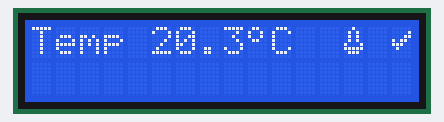
This program was run on a simulated Raspberry Pi (BCM pin numbers). Shown: 16×2 character LCD. Random numbers come from a fixed seed.

Above: at 0.18 s.
At 7.28 s:
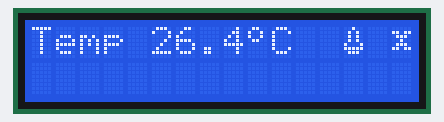
At 14.63 s:
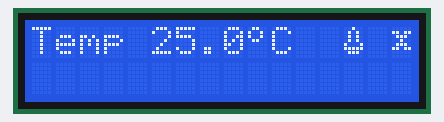
At 21.74 s:
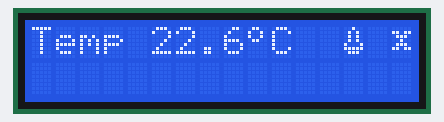
At 28.96 s:
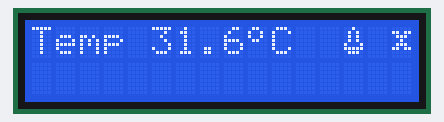
At 39.87 s:
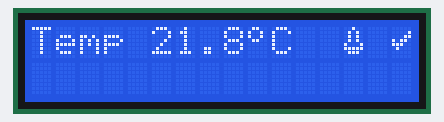

Measured:
- what the display in image 4 shows lasts 0.5 s, from 28.7 s to 29.2 s

The program:

Thermometer.py
```python
import os
import sys
import time
import board
import busio
import random
import adafruit_character_lcd.character_lcd_rgb_i2c as character_lcd
from optparse import OptionParser


class Thermometer:

	def __init__(self, verboseFlag):
		self.verbose     = verboseFlag
		self.sleepTime   = 0.2
		lcd_columns      = 16
		lcd_rows         = 2
		i2c              = busio.I2C(board.SCL, board.SDA)
		self.lcd         = character_lcd.Character_LCD_RGB_I2C(i2c, lcd_columns, lcd_rows)

		# Create the degree symbol at character \x01
		self.lcd.create_char(1,[12,18,18,12,0,0,0,0])

		# Create the X and Tick symbols at \x02 and \x03 respectively
		self.lcd.create_char(2,[0,27,14,4,14,27,0,0])
		self.lcd.create_char(3,[0,1,3,22,28,8,0,0])

		# Create the Thermometer symbol at \x04
		self.lcd.create_char(4,[4,10,10,10,17,31,14,0])
		self.lcd.clear()

		# The upper and lower temperature bounds
		self.minTargetTemp = 20.0
		self.maxTargetTemp = 22.0

	def run(self):
		while True:
			currentTemp = self.getCurrentTemp()
			self.displayTempScreen(currentTemp)
			time.sleep(self.sleepTime)

	def getCurrentTemp(self):
		return random.uniform(18.0, 35.0)

	def displayTempScreen(self, currentTemp):
		if self.minTargetTemp <= currentTemp and currentTemp <= self.maxTargetTemp:
			inRange = True
		else:
			inRange = False
		self.lcd.message = self.getTempDisplayMessage(currentTemp, inRange)


	def getTempDisplayMessage(self, temp, inRange=False):
		tempStr = '{0:.1f}'.format(temp)

		if len(tempStr) < 4:
			lcdDisplay = "Temp  "+tempStr+"\x01C"
		else:
			lcdDisplay = "Temp "+tempStr+"\x01C"

		if inRange == False:
			lcdDisplay += "  \x04 \x02\n"
		else:
			lcdDisplay += "  \x04 \x03\n"

		return lcdDisplay


	def getTemperature(self):
		temperature = random.uniform(20.0, 23.0)


def main(argv):
	parser = OptionParser(usage="Usage: Thermometer [-v|--verbose]")
	parser.add_option("-v", "--verbose",
		action="store_true",
		dest="verboseFlag",
		default=False,
		help="Verbose logging")

	(options, filename) = parser.parse_args()

	temp = Thermometer(options.verboseFlag)
	temp.run()

if __name__ == "__main__":
	sys.exit(main(sys.argv))
```
